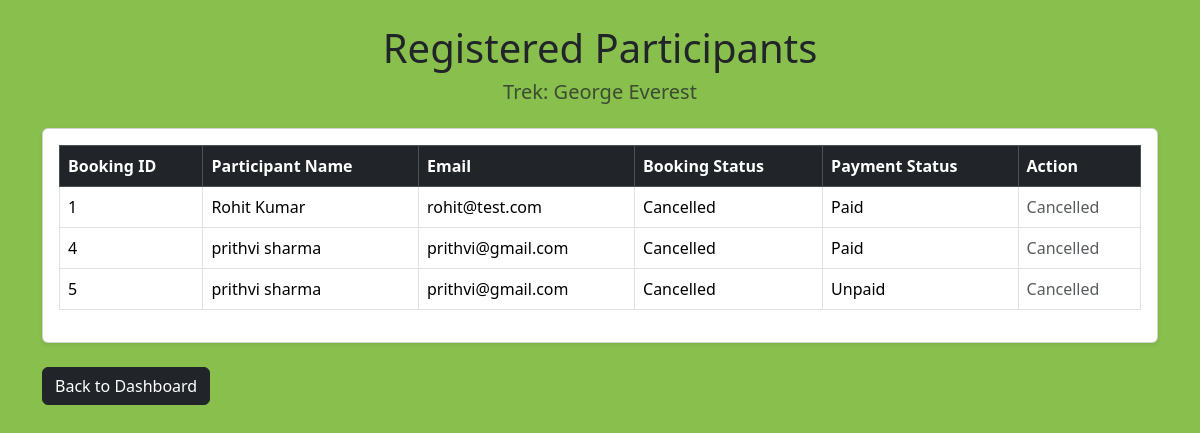
Before: /staff/participants/2 (signed in) with the older database file.
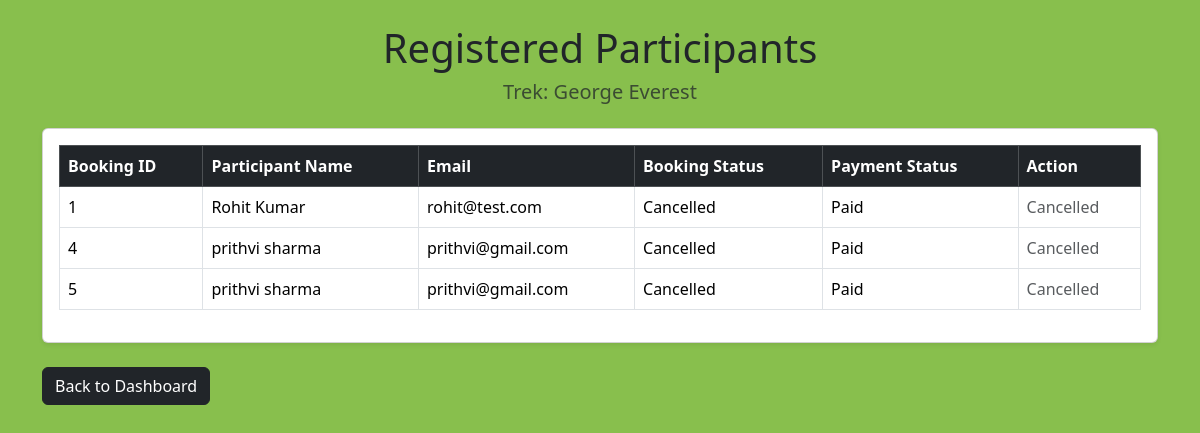
After: the same page with the newer database file.
### models/models.py (models this page shows)
class Booking(db.Model):
    __tablename__ = "bookings"
    id = db.Column(db.Integer, primary_key=True)
    user_id = db.Column(db.Integer,db.ForeignKey("users.id"),nullable=False)
    trek_id = db.Column(db.Integer,db.ForeignKey("treks.id"),nullable=False)
    booking_date = db.Column(db.DateTime,default=datetime.utcnow)
    booking_status = db.Column(db.String(20),default="Booked")
    payment_status = db.Column(db.String(20),default="Unpaid")

class User(db.Model, UserMixin):
    __tablename__ = "users"
    id = db.Column(db.Integer, primary_key=True)
    full_name = db.Column(db.String(100), nullable=False)
    email = db.Column(db.String(120), unique=True, nullable=False)
    password = db.Column(db.String(255), nullable=False)
    role = db.Column(db.String(20), nullable=False)
    status = db.Column(db.String(20),default="approved")
    created_at = db.Column(db.DateTime, default=datetime.utcnow)
    bookings = db.relationship(         #defines relationship b/w user and bookings bcoz  1 user can have multi bookings
        "Booking",
        backref="user",
        lazy=True
    )
    assigned_treks = db.relationship(     #defines relationship b/w staff and treks bcoz  1 staff can be assign multi treks
    "Trek",
    foreign_keys="Trek.assigned_staff_id",
    backref="assigned_staff",
    lazy=True
    )

### controllers/auth.py (the view)
@auth.route("/staff/participants/<int:trek_id>")
@login_required
def view_participants(trek_id):
    if current_user.role != "staff":
        return "Access Denied"
    staff_id = session["user_id"]       #staff can view participants
    trek = Trek.query.filter_by(
        id=trek_id,
        assigned_staff_id=staff_id
    ).first_or_404()
    bookings = Booking.query.filter_by(
        trek_id=trek.id
    ).all()
    return render_template(
        "view_participants.html",
        trek=trek,
        bookings=bookings
    )

### main.py (called while the page is built)
@login_manager.user_loader
def load_user(user_id):
    return db.session.get(User, int(user_id))

### templates/view_participants.html (shortened to what this page needs)
<!DOCTYPE html>
<html lang="en">
<head>
    <link href="https://cdn.jsdelivr.net/npm/bootstrap@5.3.3/dist/css/bootstrap.min.css"
          rel="stylesheet">
</head>
<body style="background-color: rgb(136, 191, 77);">
<div class="container py-4">
    <h1 class="text-center mb-2">
        Registered Participants
    </h1>
    <h5 class="text-center text-muted mb-4">
        Trek: {{ trek.trek_name }}
    </h5>
    <div class="card shadow-sm">
        <div class="card-body">
            <div class="table-responsive">
                <table class="table table-bordered table-hover align-middle">
                    <thead class="table-dark">
                        <tr>
                            <th>Booking ID</th>
                            <th>Participant Name</th>
                            <th>Email</th>
                            <th>Booking Status</th>
                            <th>Payment Status</th>
                            <th>Action</th>
                        </tr>
                    </thead>
                    <tbody>
                        {% for booking in bookings %}
                        <tr>
                            <td>{{ booking.id }}</td>
                            <td>{{ booking.user.full_name }}</td>
                            <td>{{ booking.user.email }}</td>
                            <td>{{ booking.booking_status }}</td>
                            <td>{{ booking.payment_status }}</td>
                            <td>
                                {% if booking.booking_status == "Cancelled" %}
                                    <span class="text-muted">
                                        Cancelled
                                    </span>
                                {% else %}
                                    <a href="/staff/remove_participant/{{ booking.id }}"
                                       class="btn btn-sm btn-danger">
                                        Remove
                                    </a>
                                {% endif %}
                            </td>
                        </tr>
                        {% endfor %}
                    </tbody>
                </table>
            </div>
        </div>
    </div>
    <div class="mt-4">
        <a href="/staff/dashboard"
           class="btn btn-dark">
            Back to Dashboard
        </a>
    </div>
</div>
</body>
</html>

Changed rows visible on the page:
changed Booking id 5: payment_status "Unpaid" → "Paid"
